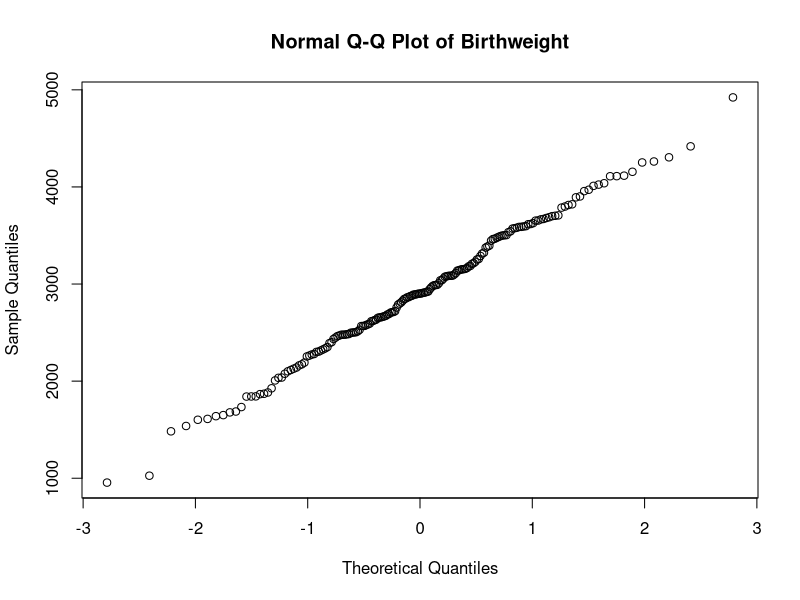
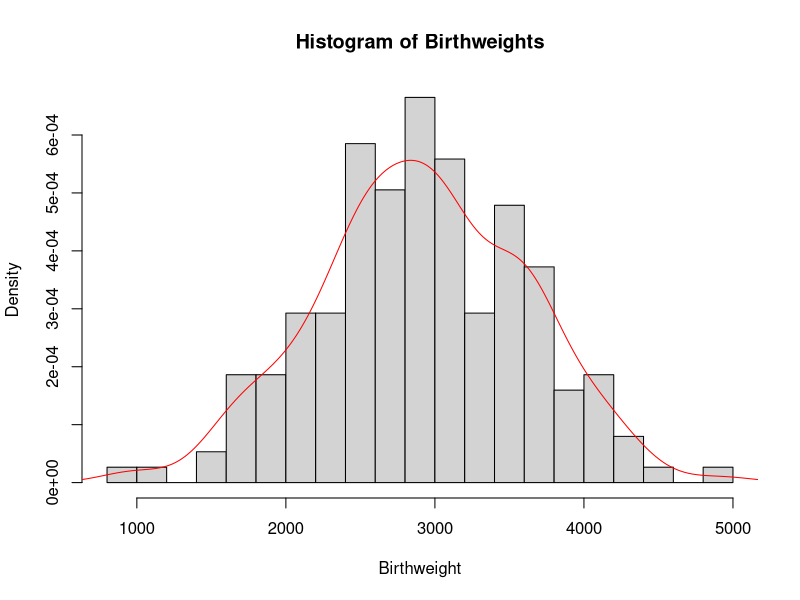
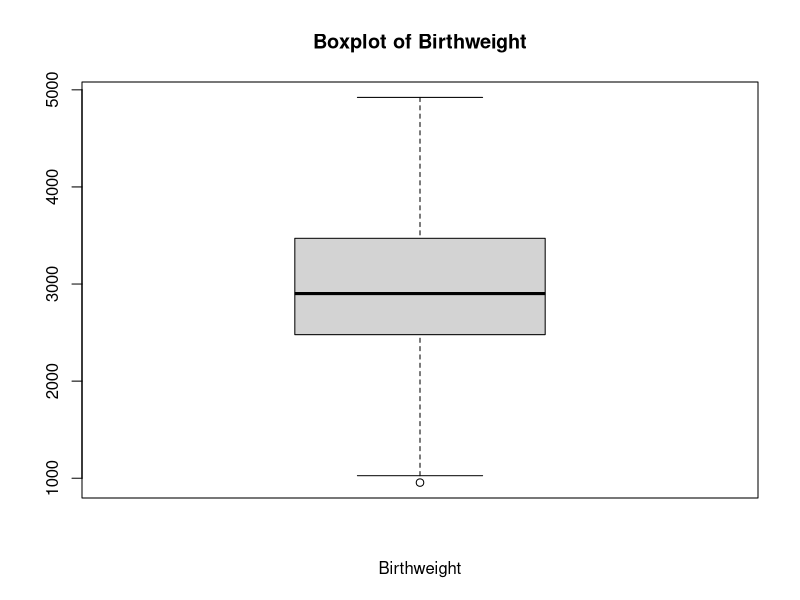
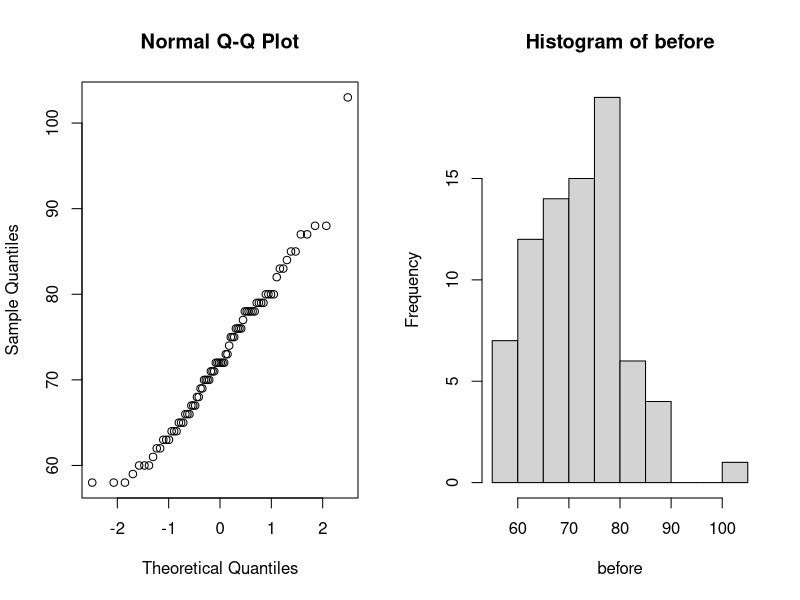
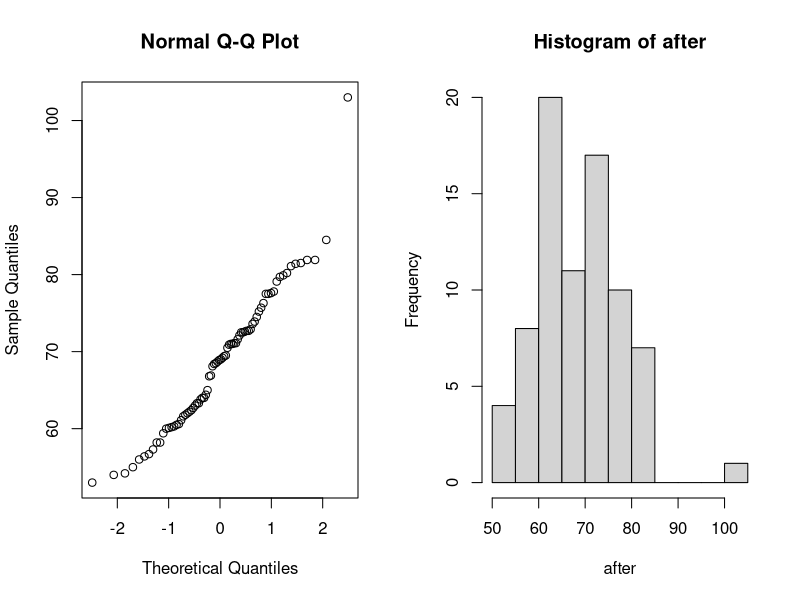
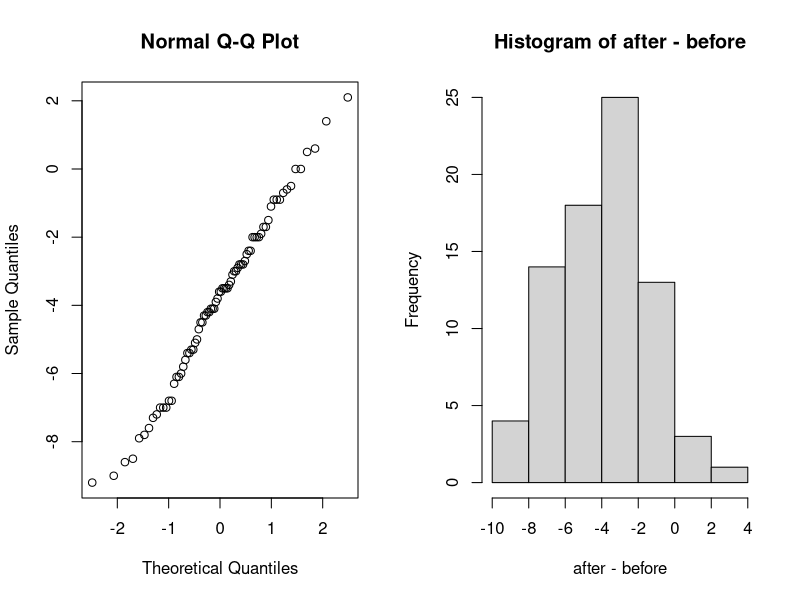
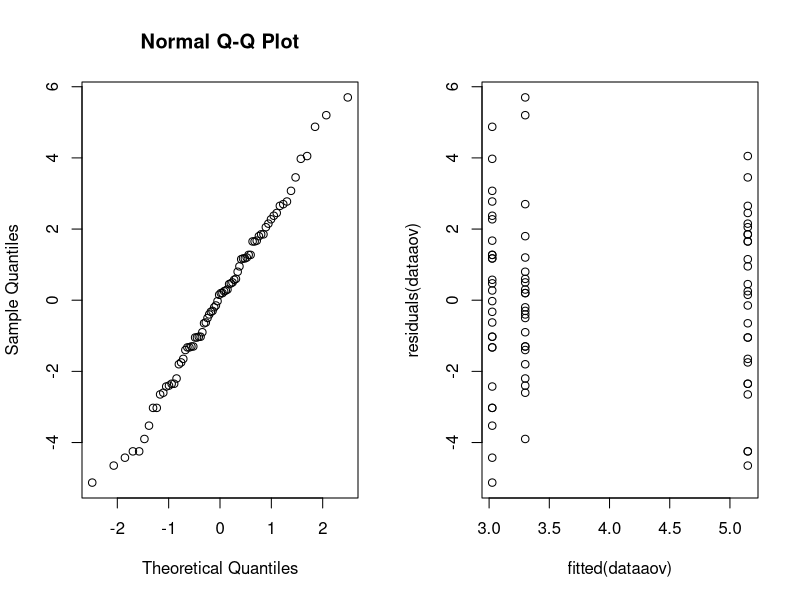
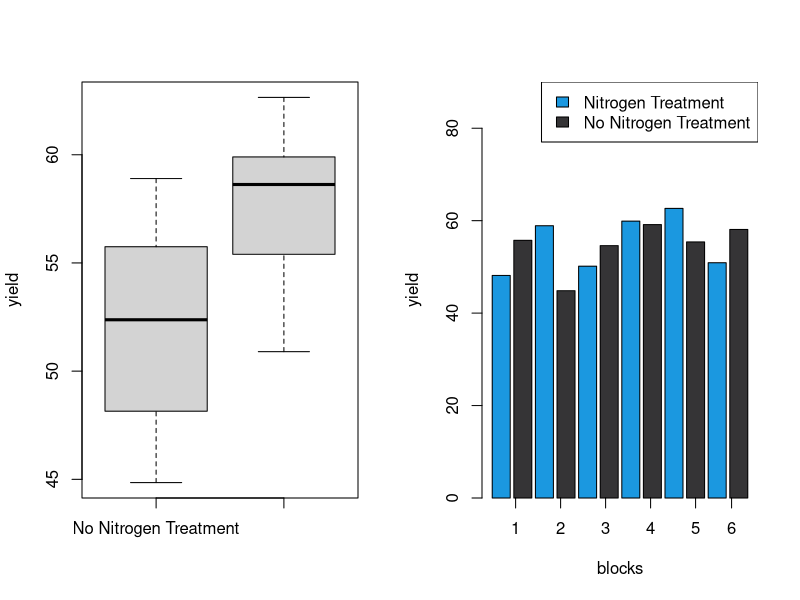

Source code (R) for these figures, in order:
## ---- chunk 1
birthweight = read.table(file = "birthweight.txt", header = TRUE)
data= birthweight$birthweight

## ---- chunk 2
qqnorm(data, main = "Normal Q-Q Plot of Birthweight")

# Check for normality with histogram
hist(x = data,breaks=15,main = "Histogram of Birthweights",
     xlab = " Birthweight ",freq = FALSE)
lines(x= density(x= data), col=" red ")

# Check for normality with boxplot
boxplot (data , main =" Boxplot of Birthweight ",
         xlab =" Birthweight ")#horizontal = TRUE)

## ---- chunk 3
shapiro.test(data)
## ---- chunk 4
# construct Confidence Interval
mu <- mean(data)
stnd <-sd(data)
CI <- 0.96
alpha <- 1-CI
# Calculate the margin of error for a 95% confidence interval
z <- qnorm(1 - alpha/2) # 98th percentile of standard normal distribution
# Calculate the margin of error
me <- z * stnd / sqrt(length(data))
# Calculate the confidence interval
lower_ci = mu - me
upper_ci = mu + me
# Print the confidence interval
cat("Confidence Interval: [", lower_ci, ", ", upper_ci, "]", sep = "")
## ---- chunk 5
# construct a bounded 96%-CI for mu(mean) 
for (sample_size in 1:1000) {
  lower_bound = mu - z*stnd/sqrt(sample_size)
  upper_bound = mu + z*stnd/sqrt(sample_size)
  CI_length <- upper_bound - lower_bound
  if (CI_length <= 100) {
    break
  }
}
cat("sample_size",sample_size)
## ---- chunk 6
# Compute a bootstrap 96%-CI for mu and compare it to the above CI.
library(boot)
B <- 1000 # Choose number of bootstrap resamples
boot_data <- boot(data, statistic = function(data, i) mean(data[i]), R = B)
boot_ci <- boot.ci(boot_data, type = "perc", conf = 0.96)
lower_bound_boot_ci <- boot_ci$percent[[4]]
upper_bound_boot_ci <- boot_ci$percent[[5]]
cat("boot_CI Confidence Interval: [", lower_bound_boot_ci, ", ", upper_bound_boot_ci, "]", sep = "")
## ---- chunk 7
# Verify this claim by using a one side t-test
t.test(data, mu = 2800, alternative = "greater")
## ---- chunk 8
# sign test
binom.test(sum(data > 2800), n=length(data), p = 0.5, alternative = "greater")
## ---- chunk 9
B = 1000; n = 50
psign = numeric(B) # will contain P-values of sign test
pttest = numeric(B) # will contain P-values of T test
for(i in 1:B) {
  x = sample(data, n)
  pttest[i] = t.test(x, mu=2800, alt='g')[[3]] # extract P-value
  psign[i] = binom.test(sum(x>2800), n, alt='g')[[3]] # extract P-value
}
power_ttest = sum(pttest<0.05)/B
power_sign = sum(psign<0.05)/B
cat("the powers of the t-test: ", power_ttest, ",  the powers of the sing test: ", power_sign, sep = "")
## ---- chunk 10
# Set the number of samples to take and the lower probability
n_samples = 100
p_left = 0.25
# Create an empty vector to store the sample probabilities
sample_probabilities = numeric(n_samples)
# Take n_samples samples of size n_samples from the birthweight vector
# Calculate the proportion of samples that have a weight less than 2600 grams
# Store the sample proportion in the sample_probabilities vector
for(i in 1:n_samples){
  sample = sample(data, n_samples, replace = TRUE)
  sample_probabilities[i] = sum(sample < 2600)/n_samples
}
# Calculate the standard deviation of the sample proportions
sample_sd = sd(sample_probabilities)
# Calculate the mean of the sample proportions
p_hat = mean(sample_probabilities)
# margin of error 
me = p_hat - p_left
# Calculate the upper confidence interval for p
p_right = p_hat + me
confidence_level = ((me/1.96)*2)-1
cat("Confidence Interval: [", p_left, ", ", p_right, "]","confidence_level: ",confidence_level , sep = "")
## ---- chunk 11
male_means = c()
female_means = c()

for (i in 1:1000) {
  # Select 34 males and 28 females with birthweight < 2600 g
  male_2600 = sample(data< 2600, 34)
  female_2600 = sample(data[data < 2600], 28)
   # Select 61 males and 65 females with birthweight >= 2600 g
  male_others = sample(data[data >= 2600], 61)
  female_others = sample(data[data >= 2600], 65)
   # Combine the selected males and females with birthweight < 2600 g
  males = c(male_2600, male_others)
  females = c(female_2600, female_others)
  # Calculate the mean birthweight for males and females
  male_means = c(male_means, mean(males))
  female_means = c(female_means, mean(females))
}
# Calculate the mean of the sample means for males and females
mean(male_means)
mean(female_means)
# Perform a two-sample t-test assuming unequal variances
t.test(male_means, female_means)
## ---- chunk 12
data = read.table(file = "diet.txt", header = TRUE)
## ---- chunk 13
data$weight.lost=data$preweight-data$weight6weeks

## ---- chunk 14
before=data$preweight;after=data$weight6weeks
par(mfrow=c(1,2))


qqnorm(before)
hist(before) 
qqnorm(after)
hist(after) 
qqnorm(after-before)
hist(after-before) 
t.test(before,after,paired=T) 
## ---- chunk 15
data$diet=factor(data$diet) 
dataaov=lm(weight.lost~diet,data=data)
anova(dataaov)
## ---- chunk 16
par(mfrow=c(1,2)); qqnorm(residuals(dataaov)) 
plot(fitted(dataaov),residuals(dataaov)) 
## ---- chunk 17

summary(dataaov) #can we use fitted(dataaov here as well? )

## ---- chunk 18
genderaov=lm(weight.lost~gender*diet,data=data)  
anova(genderaov) 
## ---- chunk 19
preddata=data.frame(diet=c("1","2","3"))
predict(dataaov,preddata) 
 

## ---- chunk 20
library(MASS)
data(npk)
## ---- chunk 21
#Create a matrix of random plots
random_plots_matrix <- cbind(rep(1:24),rep(1:6, each = 4),
                             replicate(3, c(replicate(6, sample(c(1,1,0,0))))))
#Convert the matrix to a data frame
data_frame <- data.frame(random_plots_matrix)
#Set column names
header <- c("plot", "block", "N", "P", "K")
colnames(data_frame) <- header
#View the resulting data frame
data_frame
## ---- chunk 22
# Subset the data to only include nitrogen treatment
npk_nitrogen  <- npk[npk$N == 1,]
# Calculate the average yield per block for nitrogen treatment
nitrogen_avg_yield  <- aggregate(yield ~ block, data = npk_nitrogen, FUN = mean)
# Subset the data to only include plots without nitrogen treatment
npk_no_nitrogen  <- npk[npk$N == 0,]
# Calculate the average yield per block for plots without nitrogen treatment
no_nitrogen_avg_yield  <- aggregate(yield ~ block, data = npk_no_nitrogen, FUN = mean)
# Make a boxplot comparing the average yield per block for nitrogen and no nitrogen treatments
boxplot(no_nitrogen_avg_yield$yield, nitrogen_avg_yield$yield, 
        names = c("No Nitrogen Treatment", "Nitrogen Treatment"), ylab = "yield")
#legend("topleft", legend = c("Nitrogen Treatment", "No Nitrogen Treatment"))
ddf = structure(list(no_nitrogen_avg_yield$yield,nitrogen_avg_yield$yield),
                .Names = c("No Nitrogen Treatment", "Nitrogen Treatment"), class = "data.frame")
barplot(c(no_nitrogen_avg_yield$yield,nitrogen_avg_yield$yield),
        col = c("#1b98e0", "#353436"),beside = TRUE, xlab="blocks",ylab = "yield",
        ylim=c(0,90))
axis(side = 1, at = 1.5, labels =( "1"))
axis(side = 1, at = 4, labels =( "2"))
axis(side = 1, at = 6.5, labels =( "3"))
axis(side = 1, at = 9, labels =( "4"))
axis(side = 1, at = 11.5, labels =( "5"))
axis(side = 1, at = 13.5, labels =( "6"))
legend("topright", legend = c("Nitrogen Treatment", "No Nitrogen Treatment"),
       fill = c("#1b98e0", "#353436"))
## ---- chunk 23
fit <- aov(yield ~ block + N, data = npk)
summary(fit)
